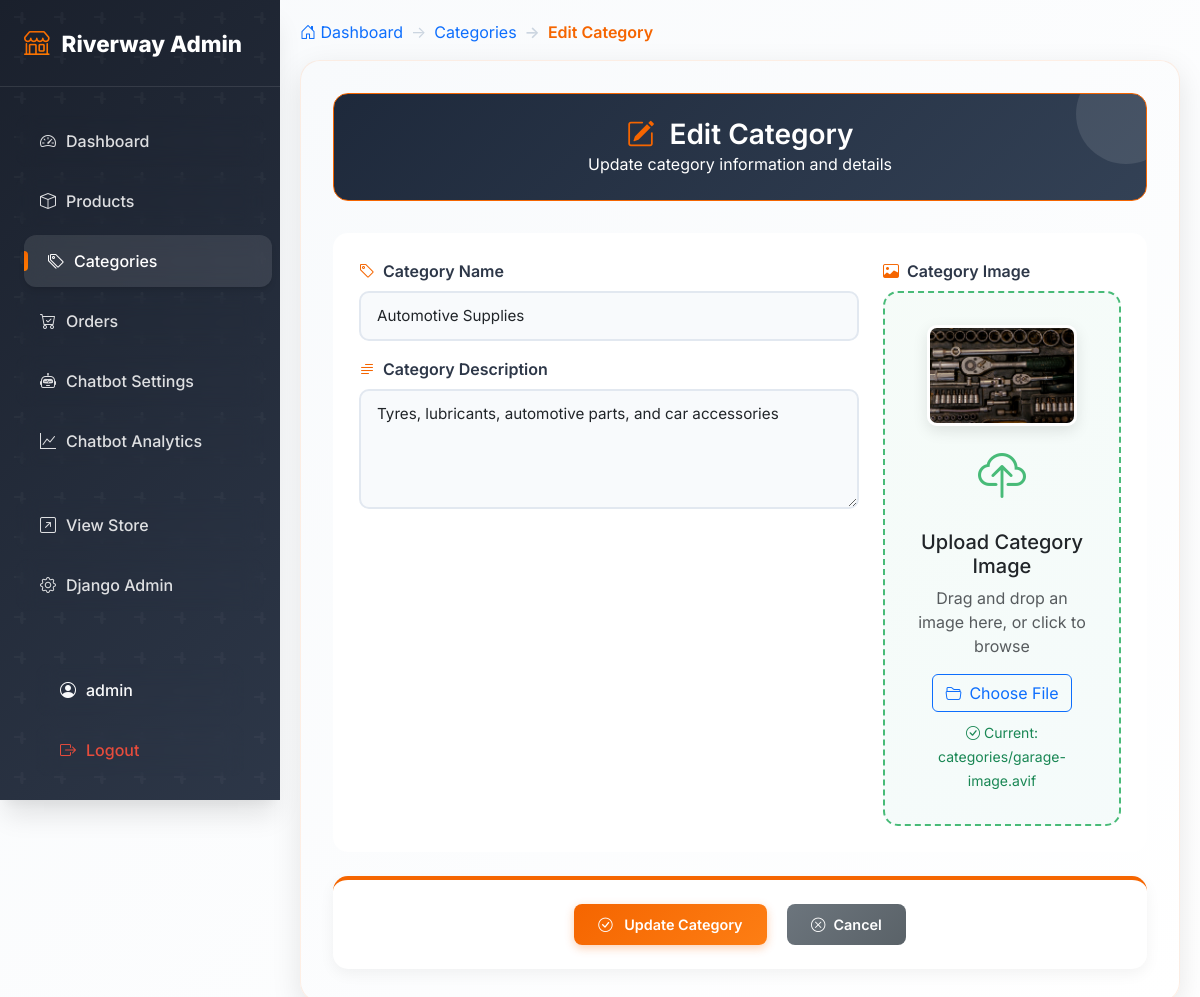
/dashboard/categories/7/edit/ (signed in), run on the app's committed database.
### store/models.py (models this page shows, shortened)
class Category(models.Model):
    name = models.CharField(max_length=100)
    description = models.TextField(blank=True)
    image = models.ImageField(upload_to='categories/', blank=True, null=True)
    created_at = models.DateTimeField(auto_now_add=True)
    class Meta:
        verbose_name_plural = "Categories"

### admin_dashboard/views.py (the view, shortened to what this page needs)
# urls.py: path('categories/<int:pk>/edit/', views.category_edit, name='category_edit'),
@staff_member_required
def category_edit(request, pk):
    category = get_object_or_404(Category, pk=pk)
    return render(request, 'admin_dashboard/category_form.html', {'category': category})

### templates/admin_dashboard/category_form.html (shortened to what this page needs)
{% extends 'admin_dashboard/base.html' %}
{% block content %}
<nav aria-label="breadcrumb">
    <ol class="breadcrumb">
        <li class="breadcrumb-item">
            <a href="{% url 'admin_dashboard:home' %}" class="text-decoration-none">
                <i class="bi bi-house-door"></i> Dashboard
            </a>
        </li>
        <li class="breadcrumb-item">
            <a href="{% url 'admin_dashboard:category_list' %}" class="text-decoration-none">Categories</a>
        </li>
        <li class="breadcrumb-item active">{% if category %}Edit Category{% else %}Add Category{% endif %}</li>
    </ol>
</nav>
<div class="category-form-container">
    <div class="form-header">
        <div class="text-center">
            <h1>
                <i class="bi bi-{% if category %}pencil-square{% else %}plus-circle{% endif %} me-2"></i>
                {% if category %}Edit Category{% else %}Add New Category{% endif %}
            </h1>
            <p class="mb-0 opacity-90">
                {% if category %}Update category information and details{% else %}Create a new product category{% endif %}
            </p>
        </div>
    </div>
    <form method="post" enctype="multipart/form-data">
        <div class="form-section">
            <div class="row">
                <div class="col-lg-8">
                    <div class="mb-3">
                        <label for="name" class="form-label">
                            <i class="bi bi-tag"></i>Category Name
                        </label>
                        <input type="text" class="form-control" id="name" name="name"
                               value="{{ category.name|default:'' }}" required
                               placeholder="Enter category name">
                    </div>
                    <div class="mb-3">
                        <label for="description" class="form-label">
                            <i class="bi bi-text-paragraph"></i>Category Description
                        </label>
                        <textarea class="form-control" id="description" name="description" rows="4"
                                  placeholder="Provide a brief description of this category">{{ category.description|default:'' }}</textarea>
                    </div>
                </div>
                <div class="col-lg-4">
                    <label for="image" class="form-label">
                        <i class="bi bi-image"></i>Category Image
                    </label>
                    <div class="image-upload-area" id="image-upload-area">
                        {% if category.image %}
                            <img src="{{ category.image.url }}" alt="{{ category.name }}" class="image-preview" id="image-preview">
                        {% endif %}
                        <div class="upload-icon" id="upload-icon">
                            <i class="bi bi-cloud-upload"></i>
                        </div>
                        <h5 class="mb-2">Upload Category Image</h5>
                        <p class="text-muted mb-3">
                            Drag and drop an image here, or click to browse
                        </p>
                        <button type="button" class="btn btn-outline-primary">
                            <i class="bi bi-folder2-open me-2"></i>Choose File
                        </button>
                        {% if category.image %}
                            <div class="mt-2">
                                <small class="text-success">
                                    <i class="bi bi-check-circle me-1"></i>Current: {{ category.image.name }}
                                </small>
                            </div>
                        {% endif %}
                    </div>
                </div>
            </div>
        </div>
        <div class="action-buttons">
            <div class="text-center">
                <button type="submit" class="btn btn-primary me-3">
                    <i class="bi bi-check-circle me-2"></i>
                    {% if category %}Update Category{% else %}Create Category{% endif %}
                </button>
                <a href="{% url 'admin_dashboard:category_list' %}" class="btn btn-secondary">
                    <i class="bi bi-x-circle me-2"></i>Cancel
                </a>
            </div>
        </div>
    </form>
</div>
{% endblock %}

### templates/admin_dashboard/base.html (shortened to what this page needs)
<!DOCTYPE html>
<html lang="en">
<head>
    <link href="https://cdn.jsdelivr.net/npm/bootstrap@5.3.0/dist/css/bootstrap.min.css" rel="stylesheet">
    <link href="https://cdn.jsdelivr.net/npm/bootstrap-icons@1.10.0/font/bootstrap-icons.css" rel="stylesheet">
</head>
<body>
    <nav class="sidebar" id="sidebar">
        <div class="sidebar-brand">
            <i class="bi bi-shop"></i>Riverway Admin
        </div>
        <ul class="nav flex-column">
            <li class="nav-item">
                <a class="nav-link {% if request.resolver_match.url_name == 'home' %}active{% endif %}"
                   href="{% url 'admin_dashboard:home' %}">
                    <i class="bi bi-speedometer2"></i>Dashboard
                </a>
            </li>
            <li class="nav-item">
                <a class="nav-link {% if 'product' in request.resolver_match.url_name %}active{% endif %}"
                   href="{% url 'admin_dashboard:product_list' %}">
                    <i class="bi bi-box"></i>Products
                </a>
            </li>
            <li class="nav-item">
                <a class="nav-link {% if 'category' in request.resolver_match.url_name %}active{% endif %}"
                   href="{% url 'admin_dashboard:category_list' %}">
                    <i class="bi bi-tags"></i>Categories
                </a>
            </li>
            <li class="nav-item">
                <a class="nav-link {% if 'order' in request.resolver_match.url_name %}active{% endif %}"
                   href="{% url 'admin_dashboard:order_list' %}">
                    <i class="bi bi-cart-check"></i>Orders
                </a>
            </li>
            <li class="nav-item">
                <a class="nav-link {% if request.resolver_match.url_name == 'chatbot_settings' %}active{% endif %}"
                   href="{% url 'admin_dashboard:chatbot_settings' %}">
                    <i class="bi bi-robot"></i>Chatbot Settings
                </a>
            </li>
            <li class="nav-item">
                <a class="nav-link {% if request.resolver_match.url_name == 'chatbot_analytics' %}active{% endif %}"
                   href="{% url 'admin_dashboard:chatbot_analytics' %}">
                    <i class="bi bi-graph-up"></i>Chatbot Analytics
                </a>
            </li>
            <li class="nav-item mt-4">
                <a class="nav-link" href="{% url 'store:home' %}" target="_blank">
                    <i class="bi bi-arrow-up-right-square"></i>View Store
                </a>
            </li>
            <li class="nav-item">
                <a class="nav-link" href="{% url 'admin:index' %}">
                    <i class="bi bi-gear"></i>Django Admin
                </a>
            </li>
        </ul>
        <div class="logout-section">
            <ul class="nav flex-column">
                <li class="nav-item">
                    <div class="nav-link text-light" style="pointer-events: none;">
                        <i class="bi bi-person-circle"></i>{{ user.username|default:'Admin' }}
                    </div>
                </li>
                <li class="nav-item">
                    <a class="nav-link" href="{% url 'store:logout' %}">
                        <i class="bi bi-box-arrow-right"></i>Logout
                    </a>
                </li>
            </ul>
        </div>
    </nav>
    <main class="main-content">
        {% block content %}
        {% endblock %}
    </main>
</body>
</html>

### templates/admin_dashboard/base.html (style rules this page uses)
:root { --primary-color: #1a202c; --primary-light: #2d3748; --secondary-color: #f56500; --secondary-light: #ff7b00; --success-color: #10b981; --info-color: #3b82f6; --warning-color: #f59e0b; --danger-color: #ef4444; --accent-color: #8b5cf6; --sidebar-width: 280px; --gradient-primary: linear-gradient(135deg, #1a202c 0%, #2d3748 100%); --gradient-secondary: linear-gradient(135deg, #f56500 0%, #ff7b00 100%); --gradient-accent: linear-gradient(135deg, #8b5cf6 0%, #a855f7 100%); --shadow-sm: 0 1px 3px 0 rgba(0, 0, 0, 0.1), 0 1px 2px 0 rgba(0, 0, 0, 0.06); --shadow-md: 0 4px 6px -1px rgba(0, 0, 0, 0.1), 0 2px 4px -1px rgba(0, 0, 0, 0.06); --shadow-lg: 0 10px 15px -3px rgba(0, 0, 0, 0.1), 0 4px 6px -2px rgba(0, 0, 0, 0.05); --shadow-xl: 0 20px 25px -5px rgba(0, 0, 0, 0.1), 0 10px 10px -5px rgba(0, 0, 0, 0.04); --border-radius: 12px; --border-radius-lg: 16px; }
body { font-family: 'Inter', -apple-system, BlinkMacSystemFont, 'Segoe UI', Roboto, sans-serif; background: linear-gradient(135deg, #f8fafc 0%, #ffffff 100%); }
.sidebar { position: fixed; top: 0; left: -280px; height: 100vh; width: var(--sidebar-width); background: var(--gradient-primary); padding-top: 24px; overflow-y: auto; transition: left 0.4s cubic-bezier(0.4, 0, 0.2, 1); z-index: 1050; box-shadow: var(--shadow-xl); backdrop-filter: blur(20px); }
.sidebar::before { content: ''; position: absolute; top: 0; left: 0; right: 0; bottom: 0; }
.sidebar .nav-link { color: rgba(255, 255, 255, 0.85); padding: 14px 24px; border-radius: var(--border-radius); margin: 4px 16px; transition: all 0.3s cubic-bezier(0.4, 0, 0.2, 1); font-weight: 500; position: relative; backdrop-filter: blur(10px); }
.sidebar .nav-link::before { content: ''; position: absolute; left: 0; top: 50%; transform: translateY(-50%); width: 0; height: 20px; background: var(--gradient-secondary); border-radius: 0 10px 10px 0; transition: width 0.3s ease; }
.sidebar .nav-link:hover, .sidebar .nav-link.active { background: rgba(255, 255, 255, 0.1); color: white; transform: translateX(8px); box-shadow: var(--shadow-md); }
.sidebar .nav-link:hover::before, .sidebar .nav-link.active::before { width: 4px; }
.sidebar .nav-link i { width: 20px; margin-right: 10px; }
.main-content { margin-left: 0; padding: 20px; transition: margin-left 0.3s ease; }
.btn-primary { background-color: var(--secondary-color); border-color: var(--secondary-color); }
.sidebar-brand { color: white; font-size: 1.4rem; font-weight: 800; padding: 0 24px 24px; border-bottom: 1px solid rgba(255, 255, 255, 0.1); margin-bottom: 24px; position: relative; z-index: 1; }
.sidebar-brand i { background: var(--gradient-secondary); -webkit-background-clip: text; -webkit-text-fill-color: transparent; background-clip: text; margin-right: 12px; font-size: 1.6rem; }
.logout-section { position: absolute; bottom: 20px; width: 100%; padding: 0 20px; }
.logout-section .nav-link { color: #e74c3c; font-weight: 500; }
@media (min-width: 992px) { .sidebar { left: 0; } }
@media (min-width: 992px) { .main-content { margin-left: var(--sidebar-width); } }

### data on the page
Category: name "Automotive Supplies", description "Tyres, lubricants, automotive parts, and car accessories", image (picture), image.name "categories/garage-image.avif"

### other printed values
{{ user.username|default:'Admin' }} "admin"
